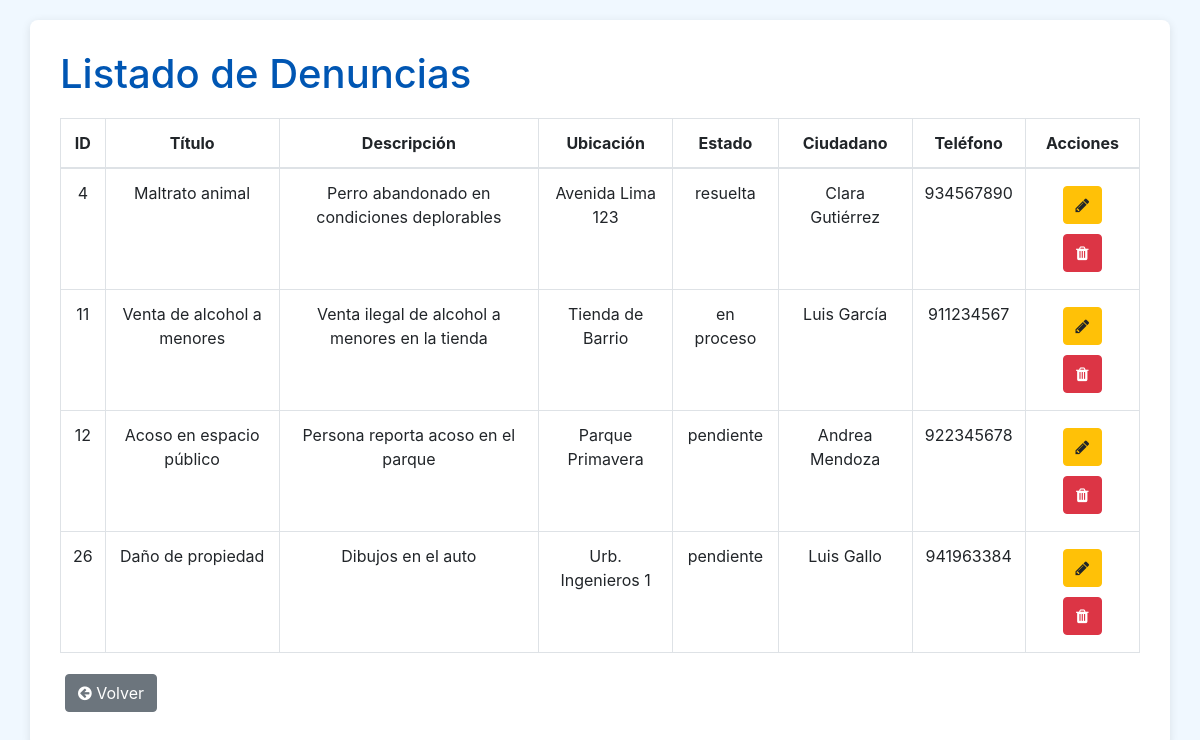
/controlador/controlador.php, run on the app's committed database.
### tables this page shows
CREATE TABLE `denuncias` (
  `id` int(11) NOT NULL,
  `titulo` varchar(100) NOT NULL,
  `descripcion` varchar(255) NOT NULL,
  `ubicacion` varchar(150) NOT NULL,
  `estado` varchar(20) DEFAULT 'pendiente',
  `ciudadano` varchar(100) NOT NULL,
  `telefono_ciudadano` varchar(15) NOT NULL,
  `fecha_registro` datetime DEFAULT current_timestamp()
);

### controlador/controlador.php (called while the page is built, shortened)
<?php
require_once("../modelo/modelo.php");
$denuncias = new Denuncias();
$datos = $denuncias->getDenuncias();
require_once("../vista/vista.php");

### modelo/modelo.php (called while the page is built, shortened)
<?php
class Denuncias {
    private $denuncia;
    private $db;
    public function __construct() {
        $this->denuncia = array();
        $this->db = new PDO('mysql:host=localhost;dbname=bd_pruebalogro', "root", "");
    }
    private function setNames() {
        return $this->db->query("SET NAMES 'utf8'");
    }
    public function getDenuncias() {
        self::setNames();
        $sql = "SELECT * FROM denuncias";
        $statement = $this->db->query($sql);
        foreach ($statement as $denuncia) {
            $this->denuncia[] = $denuncia;
        }
        return $this->denuncia;
    }
}
?>

### vista/vista.php (the view, shortened to what this page needs)
<!DOCTYPE html>
<html lang="es">
<head>
    <link href="https://maxcdn.bootstrapcdn.com/bootstrap/4.5.2/css/bootstrap.min.css" rel="stylesheet">
    <link href="https://maxcdn.bootstrapcdn.com/font-awesome/4.7.0/css/font-awesome.min.css" rel="stylesheet">
</head>
<body>
    <div class="container">
        <header>
            <h1>Listado de Denuncias</h1>
        </header>
        <table class="table table-bordered">
            <thead>
                <tr>
                    <th>ID</th>
                    <th>Título</th>
                    <th>Descripción</th>
                    <th>Ubicación</th>
                    <th>Estado</th>
                    <th>Ciudadano</th>
                    <th>Teléfono</th>
                    <th>Acciones</th>
                </tr>
            </thead>
            <tbody>
                <?php
                $denuncias = new Denuncias();
                $datos = $denuncias->getDenuncias();
                foreach ($datos as $denuncia) {
                    ?>
                    <tr>
                        <td><?php echo $denuncia["id"]; ?></td>
                        <td><?php echo $denuncia["titulo"]; ?></td>
                        <td><?php echo $denuncia["descripcion"]; ?></td>
                        <td><?php echo $denuncia["ubicacion"]; ?></td>
                        <td><?php echo $denuncia["estado"]; ?></td>
                        <td><?php echo $denuncia["ciudadano"]; ?></td>
                        <td><?php echo $denuncia["telefono_ciudadano"]; ?></td>
                        <td>
                            <a class="btn btn-warning update-btn" href="#" data-toggle="modal" data-target="#actualizar" data-index="<?php echo $denuncia["id"]; ?>">
                                <i class="fa fa-pencil"></i>
                            </a>
                            <a class="btn btn-danger" href="controlador.php?accion=eliminar&id=<?php echo $denuncia["id"]; ?>">
                                <i class="fa fa-trash"></i>
                            </a>
                        </td>
                    </tr>
                    <?php
                }
                ?>
            </tbody>
        </table>
        <a href="../index.php" class="btn btn-secondary"> <i class="fa fa-arrow-circle-left"></i> Volver</a>
    </div>
</body>
</html>

### vista/vista.php (style rules this page uses)
body { background-color: #f0f8ff; }
.container { margin-top: 20px; background: #ffffff; padding: 30px; border-radius: 8px; box-shadow: 0 2px 10px rgba(0, 0, 0, 0.1); }
h1, h3 { color: #0056b3; }
table { margin-top: 20px; }
th, td { text-align: center; }
.btn-warning, .btn-danger, .btn-success, .btn-secondary { margin: 5px; }

### data on the page
denuncias: id "4", titulo "Maltrato animal", descripcion "Perro abandonado en condiciones deplorables", ubicacion "Avenida Lima 123", estado "resuelta", ciudadano "Clara Gutiérrez", telefono_ciudadano "934567890"
denuncias: id "11", titulo "Venta de alcohol a menores", descripcion "Venta ilegal de alcohol a menores en la tienda", ubicacion "Tienda de Barrio", estado "en proceso", ciudadano "Luis García", telefono_ciudadano "911234567"
denuncias: id "12", titulo "Acoso en espacio público", descripcion "Persona reporta acoso en el parque", ubicacion "Parque Primavera", estado "pendiente", ciudadano "Andrea Mendoza", telefono_ciudadano "922345678"
denuncias: id "26", titulo "Daño de propiedad", descripcion "Dibujos en el auto", ubicacion "Urb. Ingenieros 1", estado "pendiente", ciudadano "Luis Gallo", telefono_ciudadano "941963384"
